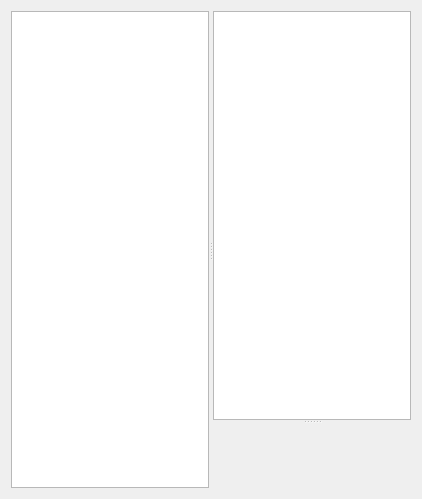
<?xml version="1.0" encoding="UTF-8"?>
<ui version="4.0">
 <class>Form::Internal::FormPlaceHolder</class>
 <widget class="QWidget" name="Form::Internal::FormPlaceHolder">
  <property name="geometry">
   <rect>
    <x>0</x>
    <y>0</y>
    <width>422</width>
    <height>499</height>
   </rect>
  </property>
  <property name="windowTitle">
   <string>Form</string>
  </property>
  <layout class="QGridLayout" name="gridLayout">
   <item row="0" column="0">
    <widget class="Utils::MiniSplitter" name="horizontalSplitter">
     <property name="orientation">
      <enum>Qt::Horizontal</enum>
     </property>
     <widget class="Views::TreeView" name="formView"/>
     <widget class="Utils::MiniSplitter" name="verticalSplitter">
      <property name="orientation">
       <enum>Qt::Vertical</enum>
      </property>
      <widget class="QWidget" name="">
       <layout class="QVBoxLayout" name="verticalLayout">
        <property name="spacing">
         <number>0</number>
        </property>
        <item>
         <layout class="QHBoxLayout" name="toolbarLayout">
          <property name="spacing">
           <number>0</number>
          </property>
         </layout>
        </item>
        <item>
         <widget class="QTableView" name="episodeView"/>
        </item>
       </layout>
      </widget>
      <widget class="Form::Internal::FormDataWidgetMapper" name="formDataMapper" native="true">
       <property name="sizePolicy">
        <sizepolicy hsizetype="Expanding" vsizetype="Expanding">
         <horstretch>0</horstretch>
         <verstretch>0</verstretch>
        </sizepolicy>
       </property>
      </widget>
     </widget>
    </widget>
   </item>
  </layout>
 </widget>
 <customwidgets>
  <customwidget>
   <class>Views::TreeView</class>
   <extends>QTreeView</extends>
   <header location="global">listviewplugin/treeview.h</header>
  </customwidget>
  <customwidget>
   <class>Utils::MiniSplitter</class>
   <extends>QSplitter</extends>
   <header location="global">utils/widgets/minisplitter.h</header>
   <container>1</container>
  </customwidget>
  <customwidget>
   <class>Form::Internal::FormDataWidgetMapper</class>
   <extends>QWidget</extends>
   <header>formdatawidgetmapper.h</header>
   <container>1</container>
  </customwidget>
 </customwidgets>
 <resources/>
 <connections/>
</ui>
